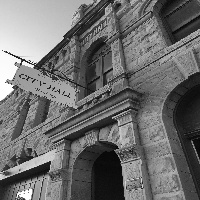
#> input picture proj2/cityhallRe.jpg, 200 x 200 px
$ python proj2_filter.py
#> lines starting #> are read from the running program, lines starting #| are printed output that depends on the picture
# -*- coding: utf-8 -*-
"""
Spyder Editor

project 2
"""
import cv2
from PIL import Image
import numpy as np
from scipy.ndimage import filters
#Apply Gussian Blur for sigma = 2, 5, 10 for grey image
sigmaArr = np.array([2, 5, 10], 'i')

#img = cv2.imread('cityhall.jpg')
#imgRe = cv2.resize(img, (200,200))
#cv2.imwrite('cityhallRe.jpg', imgRe)
imgRe = cv2.imread('cityhallRe.jpg')
#> imgRe is the input picture: shape (200, 200, 3); min 1, max 255, mean 109.4
cv2.imshow('Original', imgRe)
im = np.array(Image.open('cityhallRe.jpg').convert('L'))
for i in sigmaArr:
    im2 = filters.gaussian_filter(imgRe,i)
    name = 'sigma = ' + str(i)
    cv2.imshow(name, im2)
cv2.waitKey(0) #press any key to close all the windows
cv2.destroyAllWindows()
cv2.waitKey(5)
#Implement an unsharp masking operation by blurring an image and then
#subtracting the blurred version from the original.
#Define f weightfactor, sigma
factor = 2
sigma = 2
imgBlur = filters.gaussian_filter(imgRe,sigma)
mask = imgRe - imgBlur
unSharpen = imgRe + factor * mask
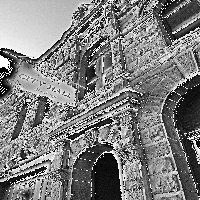
#> unSharpen: shape (200, 200, 3); min 0, max 255, mean 126.3
cv2.imshow('Grey Image Mask', mask)
cv2.imshow('Unsharpen Grey Image', unSharpen)
cv2.waitKey(0) #press any key to close all the windows
cv2.destroyAllWindows()
cv2.waitKey(5)
# [4 lines of commented-out code are left out]
imgCRe = cv2.imread('colorhallRe.jpg')
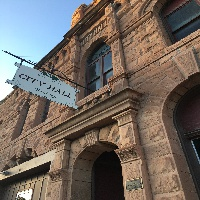
#> input picture proj2/colorhallRe.jpg, 200 x 200 px
#> imgCRe is the input picture: shape (200, 200, 3); mean B, G, R 97.2, 104.9, 114.4
cv2.imshow('Color Original', imgCRe)
imC = np.array(Image.open('colorhallRe.jpg'))
imgConv = np.zeros(imC.shape)
for j in sigmaArr:
    for i in range(3):
        imgConv[:,:,i] = filters.gaussian_filter(imC[:,:,i],j)
        name = 'sigma = ' + str(j)
    imgConv = np.array(imgConv, 'uint8')
    cv2.imshow(name, imgConv)
#> this loop made 3 passes
#> pass 1, `cv2.imshow(name, imgConv)`:
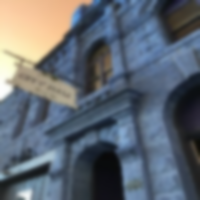
#> window 'sigma = 2': shape (200, 200, 3); mean B, G, R 113.4, 103.9, 96.2
#> after the loop:
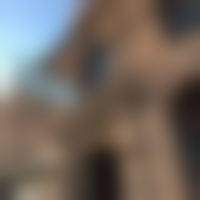
#> imgConv: shape (200, 200, 3); mean R, G, B 113.5, 103.9, 96.2
cv2.waitKey(0) #press any key to close all the windows
cv2.destroyAllWindows()
cv2.waitKey(5)
#Implement an unsharp masking operation by blurring an image and then
#subtracting the blurred version from the original.
imgCBlur = np.zeros(imC.shape)
for i in range(3):
    imgCBlur[:,:,i] = filters.gaussian_filter(imC[:,:,i],sigma)
    name = 'sigma = ' + str(sigma)
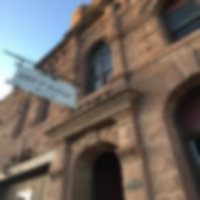
#> imgCBlur: shape (200, 200, 3) float64; mean R, G, B 113.4, 103.9, 96.2
imgCBlur = np.array(imgCBlur, 'uint8')
cv2.imshow(name, imgCBlur)
maskC = imgCRe - imgCBlur
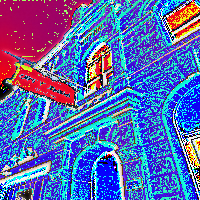
#> maskC: shape (200, 200, 3); mean B, G, R 176.6, 105, 88.8
unSharpenC = imgCRe + factor * mask
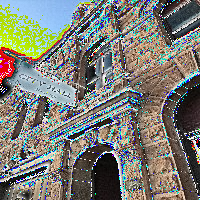
#> unSharpenC: shape (200, 200, 3); mean B, G, R 116.7, 123.8, 123.4
cv2.imshow('Color Image Mask', maskC)
cv2.imshow('Unsharpen Color Image', unSharpenC)
cv2.waitKey(0) #press any key to close all the windows
cv2.destroyAllWindows()
cv2.waitKey(5)
